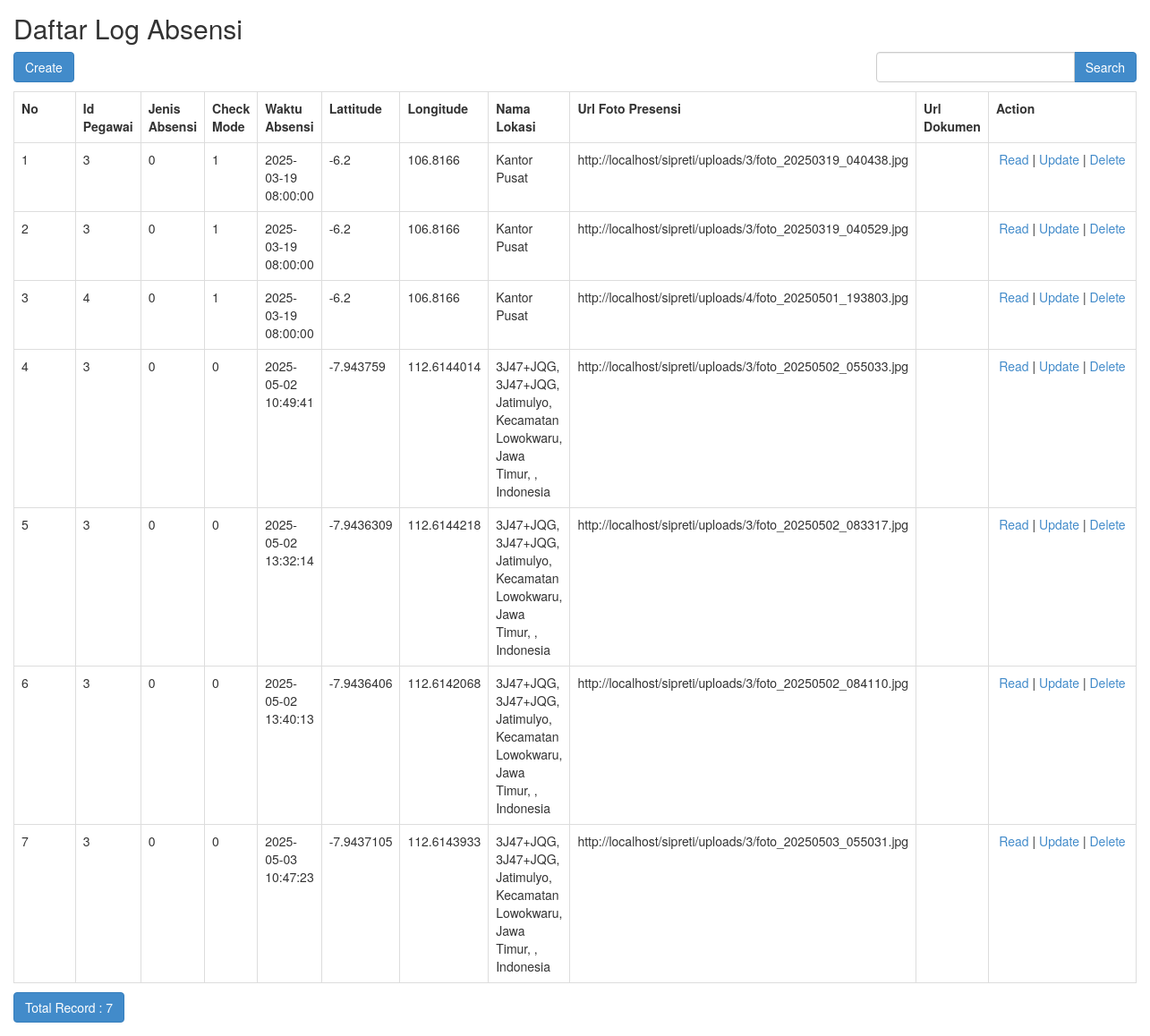
The page /index.php/log_absensi on the database as committed earlier.
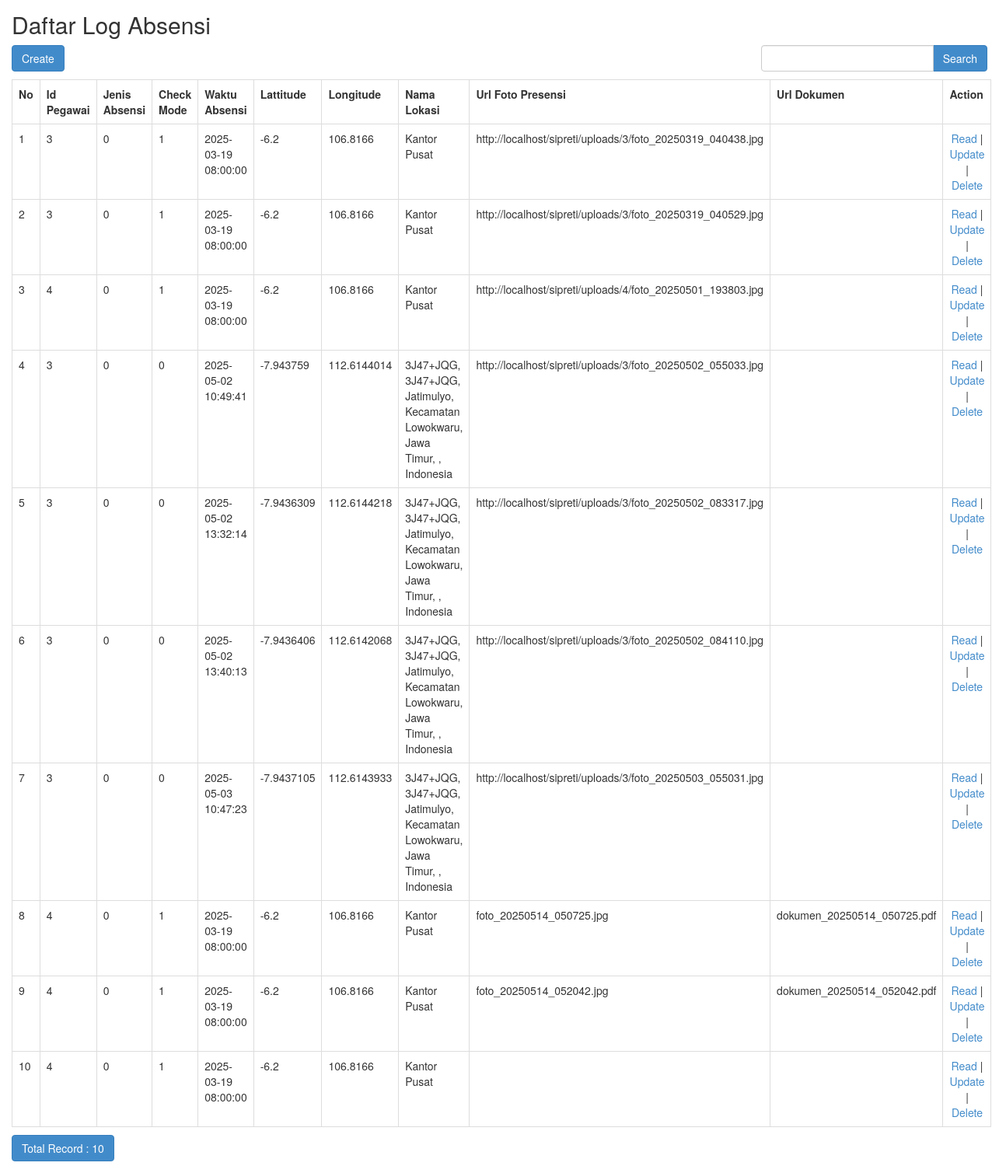
The same page on the database as committed later.
### tables this page shows
CREATE TABLE `log_absensi` (
  `id_log_absensi` int(11) NOT NULL,
  `id_pegawai` int(11) NOT NULL,
  `jenis_absensi` tinyint(4) NOT NULL COMMENT '0: harian, 1: dinas',
  `check_mode` tinyint(4) NOT NULL COMMENT '0: check in, 1: check out',
  `waktu_absensi` datetime NOT NULL,
  `lattitude` double NOT NULL,
  `longitude` double NOT NULL,
  `nama_lokasi` varchar(255) DEFAULT NULL,
  `url_foto_presensi` varchar(255) DEFAULT NULL,
  `url_dokumen` varchar(255) DEFAULT NULL,
  `waktu_verifikasi` varchar(255) DEFAULT NULL,
  `created_at` timestamp NOT NULL DEFAULT current_timestamp(),
  `updated_at` timestamp NOT NULL DEFAULT current_timestamp() ON UPDATE current_timestamp(),
  `deleted_at` timestamp NULL DEFAULT NULL
);

### application/controllers/Log_absensi.php (called while the page is built, shortened)
<?php
class Log_absensi extends CI_Controller
{
	function __construct()
	{
		$this->load->model('Log_absensi_model');
		$this->load->library('form_validation');
	}
	public function index()
	{
		$q = urldecode($this->input->get('q', TRUE));
		$start = intval($this->input->get('start'));
		if ($q <> '') {
			$config['base_url'] = base_url() . 'log_absensi/index.html?q=' . urlencode($q);
			$config['first_url'] = base_url() . 'log_absensi/index.html?q=' . urlencode($q);
		} else {
			$config['base_url'] = base_url() . 'log_absensi/index.html';
			$config['first_url'] = base_url() . 'log_absensi/index.html';
		}
		$config['per_page'] = 10;
		$config['page_query_string'] = TRUE;
		$config['total_rows'] = $this->Log_absensi_model->total_rows($q, TRUE);
		$log_absensi = $this->Log_absensi_model->get_limit_data($config['per_page'], $start, $q, TRUE);
		$this->load->library('pagination');
		$this->pagination->initialize($config);
		$data = array(
			'log_absensi_data' => $log_absensi,
			'q' => $q,
			'pagination' => $this->pagination->create_links(),
			'total_rows' => $config['total_rows'],
			'start' => $start,
		);
		$this->load->view('log_absensi/log_absensi_list', $data);
	}
}

### index.php (called while the page is built, shortened)
<?php
require_once BASEPATH.'core/CodeIgniter.php';

### application/config/config.php (called while the page is built, shortened)
<?php
$config['base_url'] = 'http://localhost/sipreti';
$config['index_page'] = '';
$config['uri_protocol']	= 'REQUEST_URI';
$config['url_suffix'] = '.html';
$config['language']	= 'english';
$config['charset'] = 'UTF-8';
$config['enable_hooks'] = FALSE;
$config['subclass_prefix'] = 'MY_';
$config['composer_autoload'] = FALSE;
$config['permitted_uri_chars'] = 'a-z 0-9~%.:_\-';
$config['enable_query_strings'] = FALSE;
$config['controller_trigger'] = 'c';
$config['function_trigger'] = 'm';
$config['directory_trigger'] = 'd';
$config['allow_get_array'] = TRUE;
$config['log_threshold'] = 0;
$config['log_path'] = '';
$config['log_file_extension'] = '';
$config['log_file_permissions'] = 0644;
$config['log_date_format'] = 'Y-m-d H:i:s';
$config['error_views_path'] = '';
$config['cache_path'] = '';
$config['cache_query_string'] = FALSE;
$config['encryption_key'] = 'randomstring';
$config['sess_driver'] = 'files';
$config['sess_cookie_name'] = 'ci_session';
$config['sess_samesite'] = 'Lax';
$config['sess_expiration'] = 7200;
$config['sess_save_path'] = NULL;
$config['sess_match_ip'] = FALSE;
$config['sess_time_to_update'] = 300;
$config['sess_regenerate_destroy'] = FALSE;
$config['cookie_prefix']	= '';
$config['cookie_domain']	= '';
$config['cookie_path']		= '/';
$config['cookie_secure']	= FALSE;
$config['cookie_httponly'] 	= FALSE;
$config['cookie_samesite'] 	= 'Lax';
$config['standardize_newlines'] = FALSE;
$config['global_xss_filtering'] = TRUE;
$config['csrf_protection'] = FALSE;
$config['csrf_token_name'] = 'csrf_test_name';
$config['csrf_cookie_name'] = 'csrf_cookie_name';
$config['csrf_expire'] = 7200;
$config['csrf_regenerate'] = TRUE;
$config['csrf_exclude_uris'] = array();
$config['compress_output'] = FALSE;
$config['time_reference'] = 'local';
$config['rewrite_short_tags'] = FALSE;
$config['proxy_ips'] = '';

### application/models/Log_absensi_model.php (called while the page is built, shortened)
<?php
class Log_absensi_model extends CI_Model
{
	public $table = 'log_absensi';
	function total_rows($q = NULL, $onlyActive = FALSE)
	{
		$this->db->like('id_pegawai', $q);
		if ($onlyActive) {
			$this->db->where('(deleted_at IS NULL OR deleted_at = "")');
		}
		return $this->db->count_all_results($this->table);
	}
	public function get_limit_data($limit, $start = 0, $q = NULL, $onlyActive = FALSE)
	{
		$this->db->like('id_pegawai', $q);
		if ($onlyActive) {
			$this->db->where('(deleted_at IS NULL OR deleted_at = "")');
		}
		$this->db->limit($limit, $start);
		return $this->db->get($this->table)->result();
	}
}

### application/views/log_absensi/log_absensi_list.php (the view, shortened to what this page needs)
<!doctype html>
<html>
    <head>
        <link rel="stylesheet" href="<?php echo base_url('assets/bootstrap/css/bootstrap.min.css') ?>"/>
    </head>
    <body>
        <h2 style="margin-top:0px">Daftar Log Absensi</h2>
        <div class="row" style="margin-bottom: 10px">
            <div class="col-md-4">
                <?php echo anchor(site_url('log_absensi/create'),'Create', 'class="btn btn-primary"'); ?>
            </div>
            <div class="col-md-4 text-center">
            </div>
            <div class="col-md-1 text-right">
            </div>
            <div class="col-md-3 text-right">
                <form action="<?php echo site_url('log_absensi/index'); ?>" class="form-inline" method="get">
                    <div class="input-group">
                        <input type="text" class="form-control" name="q" value="<?php echo $q; ?>">
                        <span class="input-group-btn">
                          <button class="btn btn-primary" type="submit">Search</button>
                        </span>
                    </div>
                </form>
            </div>
        </div>
        <table class="table table-bordered" style="margin-bottom: 10px">
            <tr>
                <th>No</th>
		<th>Id Pegawai</th>
		<th>Jenis Absensi</th>
		<th>Check Mode</th>
		<th>Waktu Absensi</th>
		<th>Lattitude</th>
		<th>Longitude</th>
		<th>Nama Lokasi</th>
		<th>Url Foto Presensi</th>
		<th>Url Dokumen</th>
		<th>Action</th>
            </tr><?php
            foreach ($log_absensi_data as $log_absensi)
            {
                ?>
                <tr>
			<td width="80px"><?php echo ++$start ?></td>
			<td><?php echo $log_absensi->id_pegawai ?></td>
			<td><?php echo $log_absensi->jenis_absensi ?></td>
			<td><?php echo $log_absensi->check_mode ?></td>
			<td><?php echo $log_absensi->waktu_absensi ?></td>
			<td><?php echo $log_absensi->lattitude ?></td>
			<td><?php echo $log_absensi->longitude ?></td>
			<td><?php echo $log_absensi->nama_lokasi ?></td>
			<td><?php echo $log_absensi->url_foto_presensi ?></td>
			<td><?php echo $log_absensi->url_dokumen ?></td>
			<td style="text-align:center" width="200px">
				<?php
				echo anchor(site_url('log_absensi/read/'.$log_absensi->id_log_absensi),'Read');
				echo ' | ';
				echo anchor(site_url('log_absensi/update/'.$log_absensi->id_log_absensi),'Update');
				echo ' | ';
				echo anchor(site_url('log_absensi/delete/'.$log_absensi->id_log_absensi),'Delete','onclick="javasciprt: return confirm(\'Are You Sure ?\')"');
				?>
			</td>
		</tr>
                <?php
            }
            ?>
        </table>
        <div class="row">
            <div class="col-md-6">
                <a href="#" class="btn btn-primary">Total Record : <?php echo $total_rows ?></a>
	    </div>
            <div class="col-md-6 text-right">
            </div>
        </div>
    </body>
</html>

### application/views/log_absensi/log_absensi_list.php (style rules this page uses)
body { padding: 15px; }

Rows that differ between the two databases and show on the page:
added log_absensi: id_pegawai "4", jenis_absensi "0", check_mode "1", waktu_absensi "2025-03-19 08:00:00", lattitude "-6.2", longitude "106.8166", nama_lokasi "Kantor Pusat", url_foto_presensi "foto_20250514_050725.jpg", url_dokumen "dokumen_20250514_050725.pdf", id_log_absensi "Read", id_log_absensi "Update", id_log_absensi "Delete"
added log_absensi: id_pegawai "4", jenis_absensi "0", check_mode "1", waktu_absensi "2025-03-19 08:00:00", lattitude "-6.2", longitude "106.8166", nama_lokasi "Kantor Pusat", url_foto_presensi "foto_20250514_052042.jpg", url_dokumen "dokumen_20250514_052042.pdf", id_log_absensi "Read", id_log_absensi "Update", id_log_absensi "Delete"
added log_absensi: id_pegawai "4", jenis_absensi "0", check_mode "1", waktu_absensi "2025-03-19 08:00:00", lattitude "-6.2", longitude "106.8166", nama_lokasi "Kantor Pusat", id_log_absensi "Read", id_log_absensi "Update", id_log_absensi "Delete"
Other text that changed with them:
$total_rows: "7" → "10"
